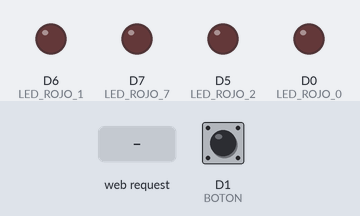
A sketch run on a simulated ESP8266 (NodeMCU). On the bench: output pins drawn as LEDs (lit = HIGH). Dashed ring = blinking. The test bench sets the inputs (shaded band); at power-on: D1 (BOTON) HIGH. WiFi joins after 1.5 s; servers stay silent unless stated; what the sketch prints to the serial monitor is not drawn.

Above: at 2.7 s.
2.8 s: D1 (BOTON) pulled LOW for 1 s
At 2.96 s:
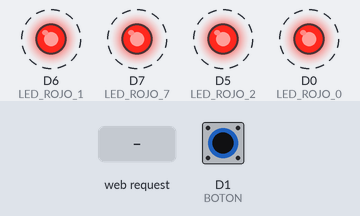
5.8 s: D1 (BOTON) pulled LOW for 3.2 s
At 10.1 s:
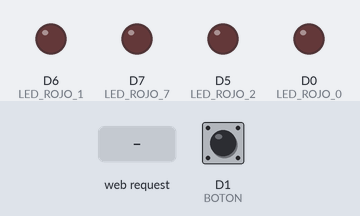
10.5 s: HTTP request GET /toggleRojo received
At 11.0 s:
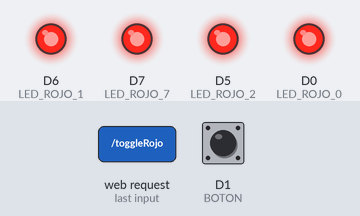
Timing chart, 0 to 13.5 s (numbered marks = the images above; inputs shaded):
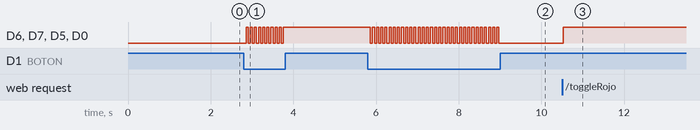

Measured:
- after the input at 2.8 s, D6 (LED_ROJO_1), D7 (LED_ROJO_7), D5 (LED_ROJO_2), D0 (LED_ROJO_0): alternates HIGH for 0.05 s and LOW for 0.05 s, 19 changes in all, then stays HIGH, starting after 0.06 s
- after the input at 5.8 s, D6 (LED_ROJO_1), D7 (LED_ROJO_7), D5 (LED_ROJO_2), D0 (LED_ROJO_0): alternates HIGH for 0.05 s and LOW for 0.05 s, 63 changes in all, then stays LOW, starting after 0.06 s
- after the input at 10.5 s, D6 (LED_ROJO_1), D7 (LED_ROJO_7), D5 (LED_ROJO_2), D0 (LED_ROJO_0): LOW → HIGH at once

The sketch:

luzindicadi.ino
```cpp
#include <ESP8266WiFi.h>
#include <ESP8266WebServer.h>

// Configuración de red WiFi
const char* ssid = "IEA-Wifi";          // Cambia por el nombre de tu red WiFi
const char* password = "uidetIEA372";   // Cambia por la contraseña de tu red

// Pines
#define LED_ROJO_1 D6
#define LED_ROJO_0 D0
#define LED_ROJO_7 D7
#define LED_ROJO_2 D5
#define BOTON D1  // Pin del botón físico

// Servidor web
ESP8266WebServer server(80);

// Estado de los LEDs
bool estadoLedRojo = false;

// Estado anterior del botón
bool botonAnterior = HIGH;

void setup() {
  // Configuración de pines
  pinMode(LED_ROJO_1, OUTPUT);
  pinMode(LED_ROJO_0, OUTPUT);
  pinMode(LED_ROJO_7, OUTPUT);
  pinMode(LED_ROJO_2, OUTPUT);
  pinMode(BOTON, INPUT_PULLUP);  // Usamos INPUT_PULLUP para que el botón esté LOW cuando se presiona

  // Inicializar LEDs
  digitalWrite(LED_ROJO_1, LOW);
  digitalWrite(LED_ROJO_0, LOW);
  digitalWrite(LED_ROJO_7, LOW);
  digitalWrite(LED_ROJO_2, LOW);

  // Conectar al WiFi
  Serial.begin(115200);
  WiFi.begin(ssid, password);
  while (WiFi.status() != WL_CONNECTED) {
    delay(500);
    Serial.print(".");
  }
  Serial.println("\nConectado a WiFi");
  Serial.println(WiFi.localIP()); // Muestra la IP en la consola serie

  // Configuración de rutas del servidor web
  server.on("/", handleRoot);
  server.on("/toggleRojo", toggleLedRojo);  // Ruta para alternar el estado de los LEDs rojos
  server.on("/ip", handleIP);  // Ruta para mostrar la IP actual

  // Iniciar servidor
  server.begin();
  Serial.println("Servidor web iniciado");
}

void loop() {
  // Atender peticiones del servidor web
  server.handleClient();

  // Leer el estado del botón físico y alternar el estado de los LEDs
  bool boton = digitalRead(BOTON) == LOW;  // LOW cuando se presiona

  // Solo cambiar el estado cuando el botón ha sido presionado (debouncing)
  if (boton && botonAnterior == HIGH) {  // Detectamos cuando el botón es presionado
    estadoLedRojo = !estadoLedRojo;
    digitalWrite(LED_ROJO_1, estadoLedRojo ? HIGH : LOW);
    digitalWrite(LED_ROJO_0, estadoLedRojo ? HIGH : LOW);
    digitalWrite(LED_ROJO_7, estadoLedRojo ? HIGH : LOW);
    digitalWrite(LED_ROJO_2, estadoLedRojo ? HIGH : LOW);
  }

  // Actualizar el estado anterior del botón
  botonAnterior = boton;

  delay(50);  // Debouncing
}

// Página principal con un botón para controlar los LEDs rojos
void handleRoot() {
  String html = "<h1>ACCESO A LA SALA</h1>";

  // Botón circular para alternar el estado de los LEDs rojos
  html += "<p><button onclick='toggleLED()' style='"
          "background-color:red;"
          "color:white;"
          "border:none;"
          "border-radius:50%;"
          "width:100px;"
          "height:100px;"
          "font-size:16px;'>"
          "Alternar</button></p>";

  // Mostrar el estado de los LEDs rojos
  if (estadoLedRojo) {
    html += "<p> LUZ ENCENDIDA</p>";
  } else {
    html += "<p> LUZ APAGADA</p>";
  }

  // JavaScript para manejar el botón sin redirigir
  html += "<script>"
          "function toggleLED() {"
          "  var xhr = new XMLHttpRequest();"
          "  xhr.open('GET', '/toggleRojo', true);"
          "  xhr.onload = function() {"
          "    if (xhr.status == 200) {"
          "      location.reload();"
          "    }"
          "  };"
          "  xhr.send();"
          "}"
          "</script>";

  server.send(200, "text/html", html);
}

// Función para alternar el estado de los LEDs rojos
void toggleLedRojo() {
  estadoLedRojo = !estadoLedRojo;
  digitalWrite(LED_ROJO_1, estadoLedRojo ? HIGH : LOW);
  digitalWrite(LED_ROJO_0, estadoLedRojo ? HIGH : LOW);
  digitalWrite(LED_ROJO_7, estadoLedRojo ? HIGH : LOW);
  digitalWrite(LED_ROJO_2, estadoLedRojo ? HIGH : LOW);
  server.send(200, "text/plain", "LEDs Rojos alternados");
}

// Ruta para mostrar la IP actual
void handleIP() {
  String html = "<h1>Dirección IP</h1>";
  html += "<p>La dirección IP actual es: " + WiFi.localIP().toString() + "</p>";
  server.send(200, "text/html", html);
}
```
